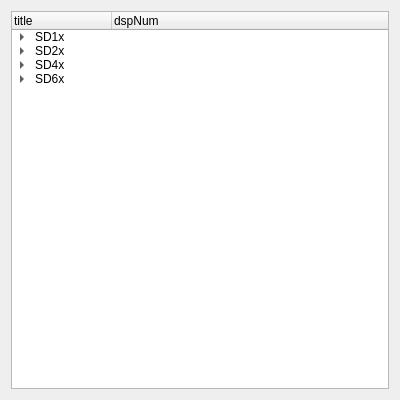
<?xml version="1.0" encoding="UTF-8"?>
<ui version="4.0">
 <class>Form</class>
 <widget class="QWidget" name="Form">
  <property name="geometry">
   <rect>
    <x>0</x>
    <y>0</y>
    <width>400</width>
    <height>400</height>
   </rect>
  </property>
  <property name="windowTitle">
   <string>Form</string>
  </property>
  <layout class="QVBoxLayout" name="verticalLayout">
   <item>
    <widget class="QTreeWidget" name="treeWidget">
     <column>
      <property name="text">
       <string>title</string>
      </property>
     </column>
     <column>
      <property name="text">
       <string>dspNum</string>
      </property>
     </column>
     <item>
      <property name="text">
       <string>SD1x</string>
      </property>
      <item>
       <property name="text">
        <string>SD1</string>
       </property>
       <property name="text">
        <string>1</string>
       </property>
      </item>
     </item>
     <item>
      <property name="text">
       <string>SD2x</string>
      </property>
      <item>
       <property name="text">
        <string>SD21</string>
       </property>
       <property name="text">
        <string>1</string>
       </property>
      </item>
     </item>
     <item>
      <property name="text">
       <string>SD4x</string>
      </property>
      <item>
       <property name="text">
        <string>SD41</string>
       </property>
       <property name="text">
        <string>2</string>
       </property>
      </item>
      <item>
       <property name="text">
        <string>SD42</string>
       </property>
       <property name="text">
        <string>2</string>
       </property>
      </item>
     </item>
     <item>
      <property name="text">
       <string>SD6x</string>
      </property>
      <item>
       <property name="text">
        <string>SD61_PLUS</string>
       </property>
       <property name="text">
        <string>3</string>
       </property>
      </item>
      <item>
       <property name="text">
        <string>SD61_MINI</string>
       </property>
       <property name="text">
        <string>3</string>
       </property>
      </item>
     </item>
    </widget>
   </item>
  </layout>
 </widget>
 <resources/>
 <connections/>
</ui>
